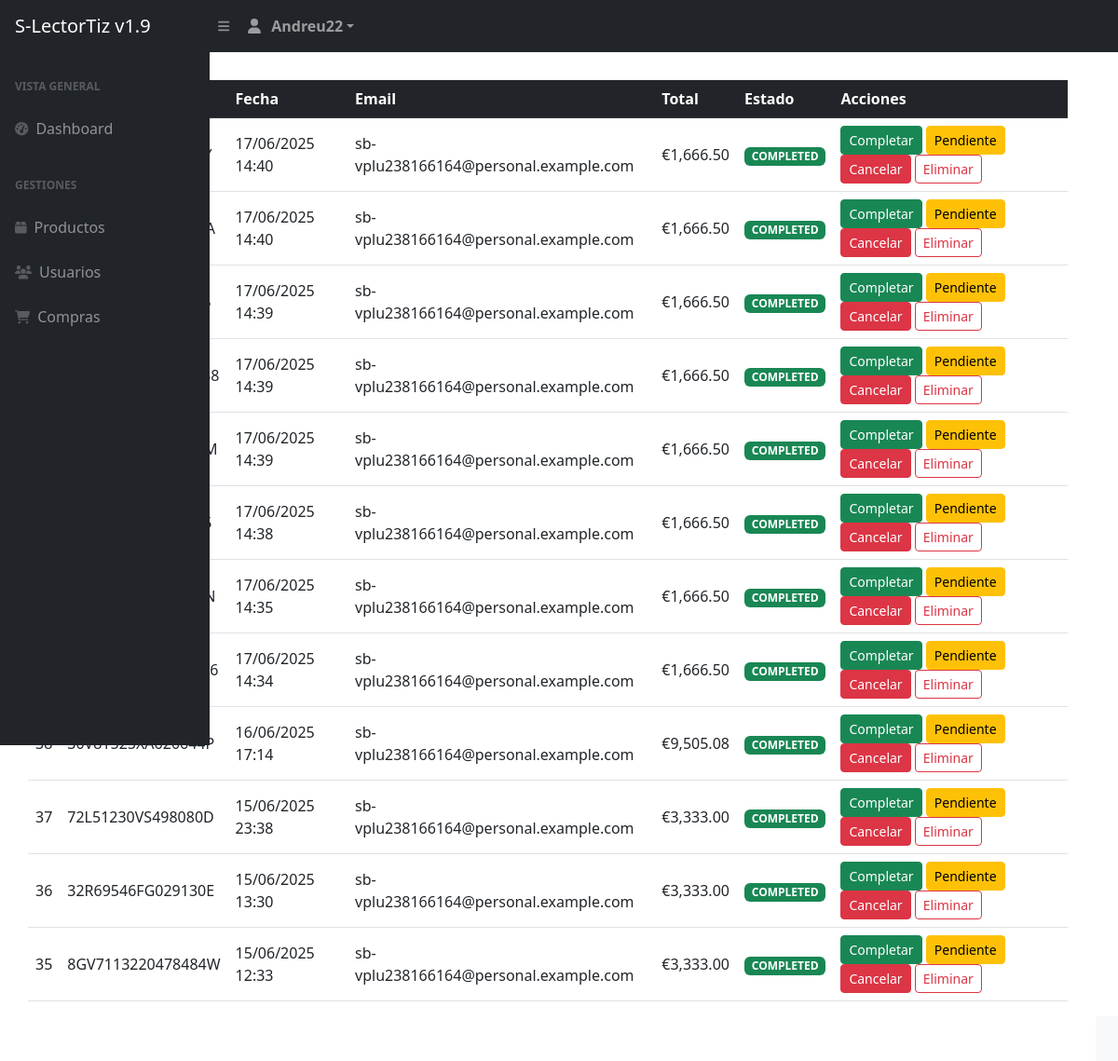
The app's page /s-tortiz/sh-admin/compras.php (signed in) with its own data.
### tables this page shows
CREATE TABLE `compra` (
  `id` int(11) NOT NULL,
  `id_transaccion` varchar(20) NOT NULL,
  `fecha` datetime NOT NULL,
  `status` varchar(20) NOT NULL,
  `email` varchar(50) NOT NULL,
  `id_cliente` varchar(50) NOT NULL,
  `total` decimal(10,2) NOT NULL
);

### s-tortiz/sh-admin/compras.php (the view, shortened to what this page needs)
<?php
$db = new Database();
$con = $db->conectar();
$sql = $con->prepare("SELECT id, id_transaccion, fecha, status, email, total FROM compra ORDER BY fecha DESC");
$sql->execute();
$compras = $sql->fetchAll(PDO::FETCH_ASSOC);
require 'header.php';
?>
</div>
<div class="container my-5 mt-4 mb-5">
    <h2 class="mb-4">Transaccion</h2>
    <div class="table-responsive">
        <table class="table table-hover align-middle" id="comprasTable">
            <thead class="table-dark">
                <tr>
                    <th>ID</th>
                    <th>Transacción</th>
                    <th>Fecha</th>
                    <th>Email</th>
                    <th>Total</th>
                    <th>Estado</th>
                    <th>Acciones</th>
                </tr>
            </thead>
            <tbody>
                <?php foreach ($compras as $c) { ?>
                <tr>
                    <td><?php echo $c['id']; ?></td>
                    <td><?php echo htmlspecialchars($c['id_transaccion']); ?></td>
                    <td><?php echo date('d/m/Y H:i', strtotime($c['fecha'])); ?></td>
                    <td><?php echo htmlspecialchars($c['email']); ?></td>
                    <td><?php echo MONEDA . number_format($c['total'], 2, '.', ','); ?></td>
                    <td>
                        <span class="badge bg-<?php echo $c['status'] == 'COMPLETED' ? 'success' : ($c['status'] == 'PENDING' ? 'warning' : 'danger'); ?>">
                            <?php echo htmlspecialchars($c['status']); ?>
                        </span>
                    </td>
                    <td>
                        <a href="?toggle=<?php echo $c['id']; ?>&status=COMPLETED" class="btn btn-sm btn-success">Completar</a>
                        <a href="?toggle=<?php echo $c['id']; ?>&status=PENDING" class="btn btn-sm btn-warning">Pendiente</a>
                        <a href="?toggle=<?php echo $c['id']; ?>&status=CANCELLED" class="btn btn-sm btn-danger">Cancelar</a>
                        <button type="button" class="btn btn-sm btn-outline-danger" data-bs-toggle="modal" data-bs-target="#eliminarCompraModal" data-id="<?php echo $c['id']; ?>" data-transaccion="<?php echo htmlspecialchars($c['id_transaccion']); ?>">Eliminar</button>
                    </td>
                </tr>
                <?php } ?>
            </tbody>
        </table>
    </div>
</div>
<?php require 'footer.php'; ?>

### records on screen
compra: fecha "17/06/2025 14:40", email "sb-vplu238166164@personal.example.com", total "1,666.50", status "COMPLETED"
compra: fecha "17/06/2025 14:40", email "sb-vplu238166164@personal.example.com", total "1,666.50", status "COMPLETED"
compra: fecha "17/06/2025 14:39", email "sb-vplu238166164@personal.example.com", total "1,666.50", status "COMPLETED"
compra: fecha "17/06/2025 14:39", email "sb-vplu238166164@personal.example.com", total "1,666.50", status "COMPLETED"
compra: fecha "17/06/2025 14:39", email "sb-vplu238166164@personal.example.com", total "1,666.50", status "COMPLETED"
compra: fecha "17/06/2025 14:38", email "sb-vplu238166164@personal.example.com", total "1,666.50", status "COMPLETED"
compra: fecha "17/06/2025 14:35", email "sb-vplu238166164@personal.example.com", total "1,666.50", status "COMPLETED"
compra: fecha "17/06/2025 14:34", email "sb-vplu238166164@personal.example.com", total "1,666.50", status "COMPLETED"
compra: fecha "16/06/2025 17:14", email "sb-vplu238166164@personal.example.com", total "9,505.08", status "COMPLETED"
compra: id "37", id_transaccion "72L51230VS498080D", fecha "15/06/2025 23:38", email "sb-vplu238166164@personal.example.com", total "3,333.00", status "COMPLETED"
compra: id "36", id_transaccion "32R69546FG029130E", fecha "15/06/2025 13:30", email "sb-vplu238166164@personal.example.com", total "3,333.00", status "COMPLETED"
compra: id "35", id_transaccion "8GV7113220478484W", fecha "15/06/2025 12:33", email "sb-vplu238166164@personal.example.com", total "3,333.00", status "COMPLETED"

### other values on screen
$_SESSION['usuario'] "Andreu22"
